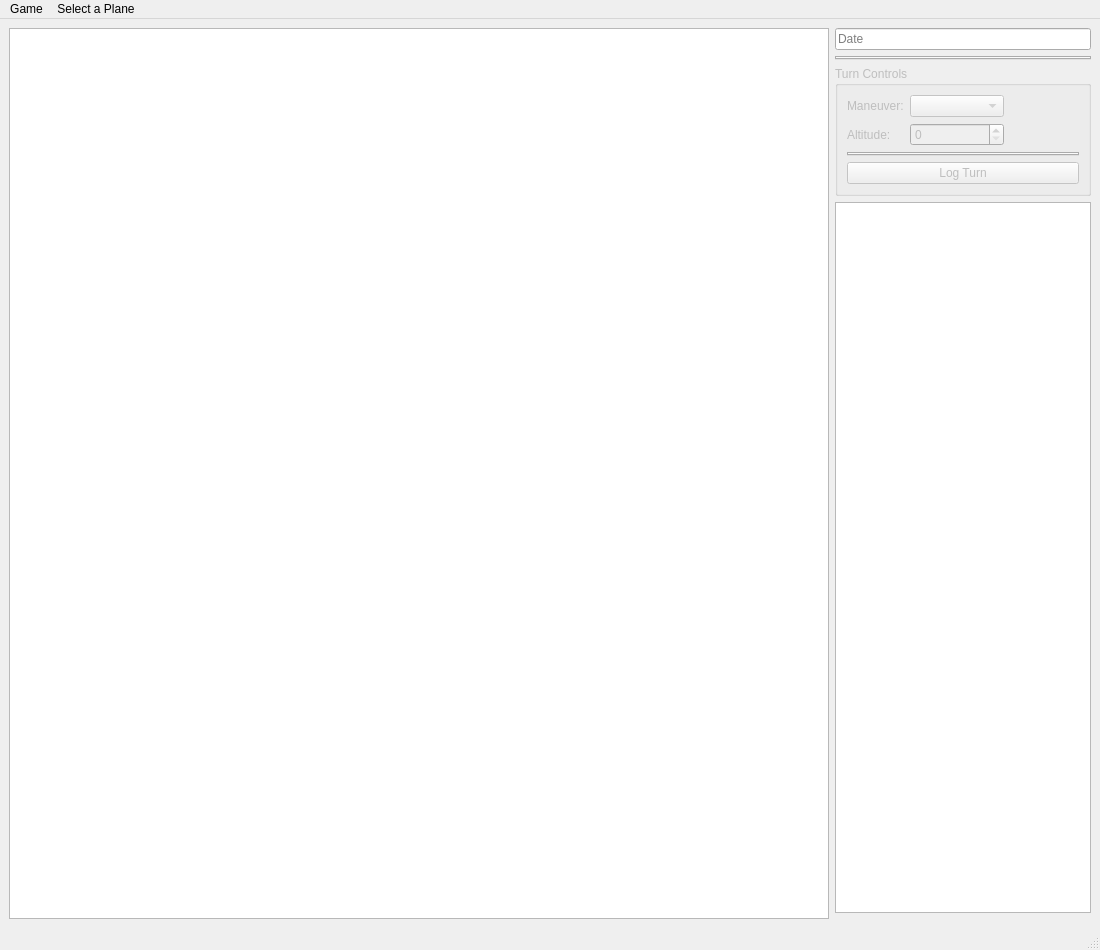
<?xml version="1.0" encoding="UTF-8"?>
<ui version="4.0">
 <class>MainWindow</class>
 <widget class="QMainWindow" name="MainWindow">
  <property name="geometry">
   <rect>
    <x>0</x>
    <y>0</y>
    <width>1100</width>
    <height>950</height>
   </rect>
  </property>
  <property name="windowTitle">
   <string>Canvas Eagles - Aircraft Maneuver Log</string>
  </property>
  <property name="unifiedTitleAndToolBarOnMac">
   <bool>true</bool>
  </property>
  <widget class="QWidget" name="centralwidget">
   <layout class="QGridLayout" name="gridLayout" rowstretch="0,0,0,1,0" columnstretch="1,0">
    <item row="0" column="0" rowspan="5">
     <widget class="QGraphicsView" name="graphicsView"/>
    </item>
    <item row="0" column="1">
     <widget class="QLineEdit" name="date">
      <property name="placeholderText">
       <string>Date</string>
      </property>
     </widget>
    </item>
    <item row="1" column="1">
     <widget class="QTabWidget" name="crew_tab">
      <property name="currentIndex">
       <number>-1</number>
      </property>
     </widget>
    </item>
    <item row="2" column="1">
     <widget class="QGroupBox" name="turn_controls_grp">
      <property name="enabled">
       <bool>false</bool>
      </property>
      <property name="sizePolicy">
       <sizepolicy hsizetype="Preferred" vsizetype="Expanding">
        <horstretch>0</horstretch>
        <verstretch>0</verstretch>
       </sizepolicy>
      </property>
      <property name="title">
       <string>Turn Controls</string>
      </property>
      <layout class="QGridLayout" name="gridLayout_4">
       <item row="0" column="0">
        <widget class="QLabel" name="label">
         <property name="text">
          <string>Maneuver:</string>
         </property>
        </widget>
       </item>
       <item row="5" column="0" colspan="8">
        <widget class="QPushButton" name="log_turn_btn">
         <property name="text">
          <string>Log Turn</string>
         </property>
        </widget>
       </item>
       <item row="3" column="0" colspan="8">
        <widget class="QTabWidget" name="gun_tab"/>
       </item>
       <item row="1" column="0">
        <widget class="QLabel" name="label_4">
         <property name="text">
          <string>Altitude:</string>
         </property>
        </widget>
       </item>
       <item row="0" column="1" colspan="4">
        <widget class="QComboBox" name="maneuver_cmb"/>
       </item>
       <item row="1" column="1" colspan="4">
        <widget class="QSpinBox" name="alt_spin"/>
       </item>
      </layout>
     </widget>
    </item>
    <item row="3" column="1">
     <widget class="QTableView" name="turn_log">
      <property name="sizePolicy">
       <sizepolicy hsizetype="Expanding" vsizetype="MinimumExpanding">
        <horstretch>0</horstretch>
        <verstretch>0</verstretch>
       </sizepolicy>
      </property>
      <property name="editTriggers">
       <set>QAbstractItemView::DoubleClicked</set>
      </property>
      <property name="alternatingRowColors">
       <bool>true</bool>
      </property>
     </widget>
    </item>
    <item row="4" column="1">
     <layout class="QHBoxLayout" name="horizontalLayout">
      <item>
       <widget class="PlanePartDamageTracker" name="engine_grp" native="true"/>
      </item>
      <item>
       <widget class="PlanePartDamageTracker" name="wing_grp" native="true"/>
      </item>
      <item>
       <widget class="PlanePartDamageTracker" name="fusilage_grp" native="true"/>
      </item>
      <item>
       <widget class="PlanePartDamageTracker" name="tail_grp" native="true"/>
      </item>
     </layout>
    </item>
   </layout>
  </widget>
  <widget class="QMenuBar" name="menubar">
   <property name="geometry">
    <rect>
     <x>0</x>
     <y>0</y>
     <width>1100</width>
     <height>22</height>
    </rect>
   </property>
   <widget class="QMenu" name="game_menu">
    <property name="title">
     <string>Game</string>
    </property>
    <addaction name="actionPlane_Editor"/>
    <addaction name="actionLoad_Planes"/>
    <addaction name="actionReset"/>
    <addaction name="actionQuit"/>
   </widget>
   <widget class="QMenu" name="select_plane_menu">
    <property name="title">
     <string>Select a Plane</string>
    </property>
   </widget>
   <addaction name="game_menu"/>
   <addaction name="select_plane_menu"/>
  </widget>
  <widget class="QStatusBar" name="statusbar"/>
  <action name="actionReset">
   <property name="text">
    <string>Reset</string>
   </property>
  </action>
  <action name="actionQuit">
   <property name="text">
    <string>Quit</string>
   </property>
  </action>
  <action name="actionLoad_Planes">
   <property name="text">
    <string>Load Planes</string>
   </property>
  </action>
  <action name="actionPlane_Editor">
   <property name="text">
    <string>Create a plane</string>
   </property>
  </action>
 </widget>
 <customwidgets>
  <customwidget>
   <class>PlanePartDamageTracker</class>
   <extends>QWidget</extends>
   <header>PlanePartDamageTracker.h</header>
   <container>1</container>
  </customwidget>
 </customwidgets>
 <resources/>
 <connections/>
</ui>
